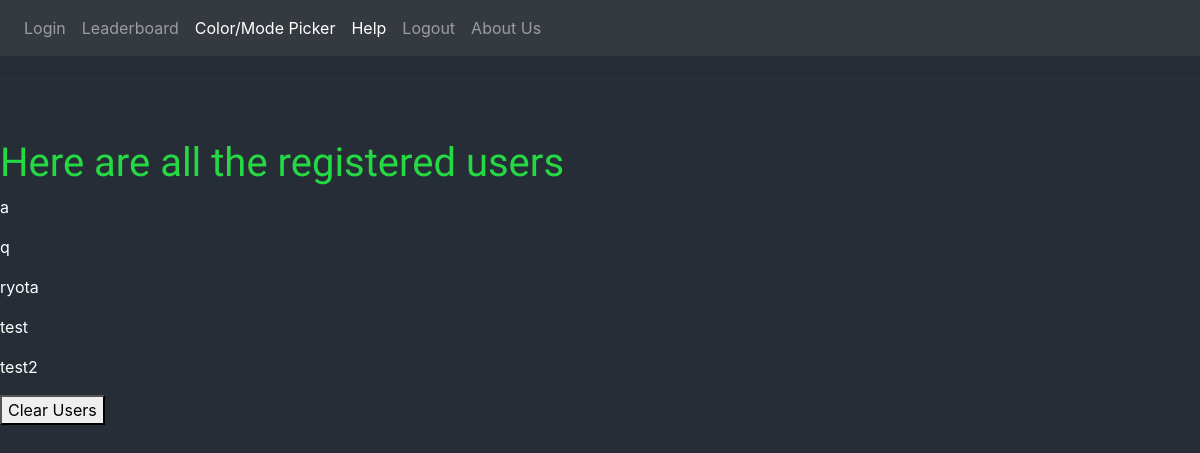
Page /adminpanel on the committed database.
### mygame/models.py (models this page shows, shortened)
class User(UserMixin, db.Model):
    id = db.Column(db.Integer, primary_key=True)
    username = db.Column(db.String(64), index=True, unique=True)
    userscore = db.Column(db.Integer, default=0)
    blackscore = db.Column(db.Integer, default=0)
    hardscore = db.Column(db.Integer, default=0)
    password_hash = db.Column(db.String(128))
    posts = db.relationship('Post', backref='author', lazy='dynamic')

### mygame/routes.py (the view)
@app.route('/adminpanel')
def admin():
    users = User.query.all()
    return render_template('adminpanel.html', title='Admin Page', users=users)

### mygame/templates/adminpanel.html
{% extends "base.html" %}
{% block content %}
    <h1>Here are all the registered users</h1>
    {% for user in users %}
    <div><p>{{ user.username }}</p></div>
    {% endfor %}
    <form action="/adminpanel/" method="post">
      <button name="Clear Users" type="submit"> Clear Users </button>
{% endblock %}:w

### mygame/static/css/style.css (style rules this page uses)
html body { background-color: #272d37; }
h1 { font-family: 'Saira Stencil One', cursive; color: #25D943; padding-top: 50px; }
p { color: white; }

### rows in the picture
User: username "a"
User: username "q"
User: username "ryota"
User: username "test"
User: username "test2"
